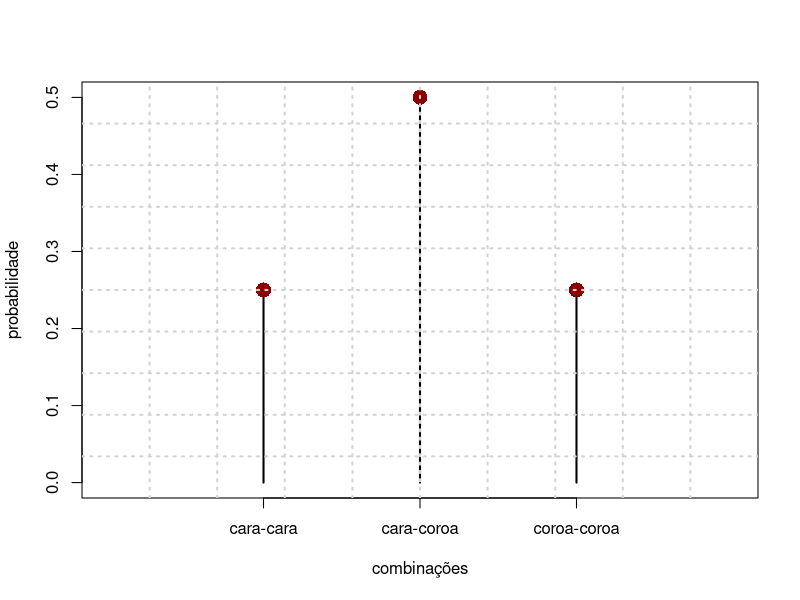
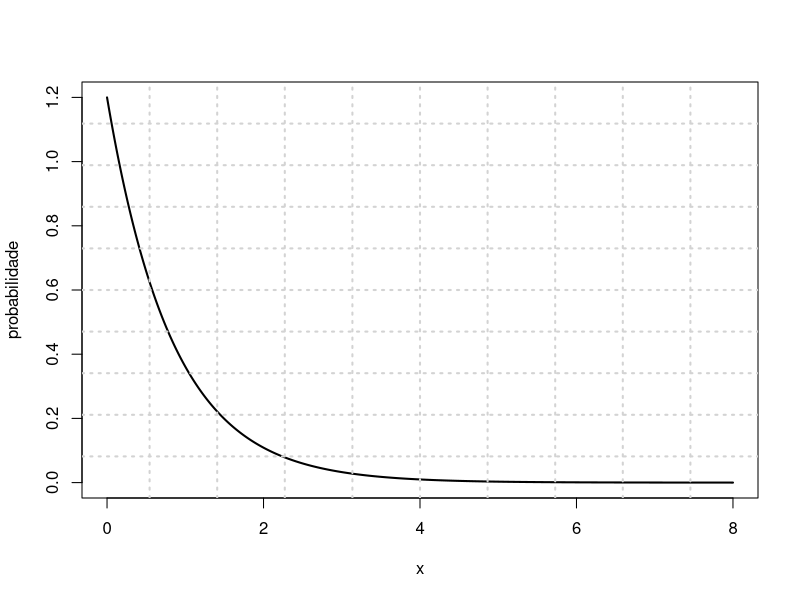
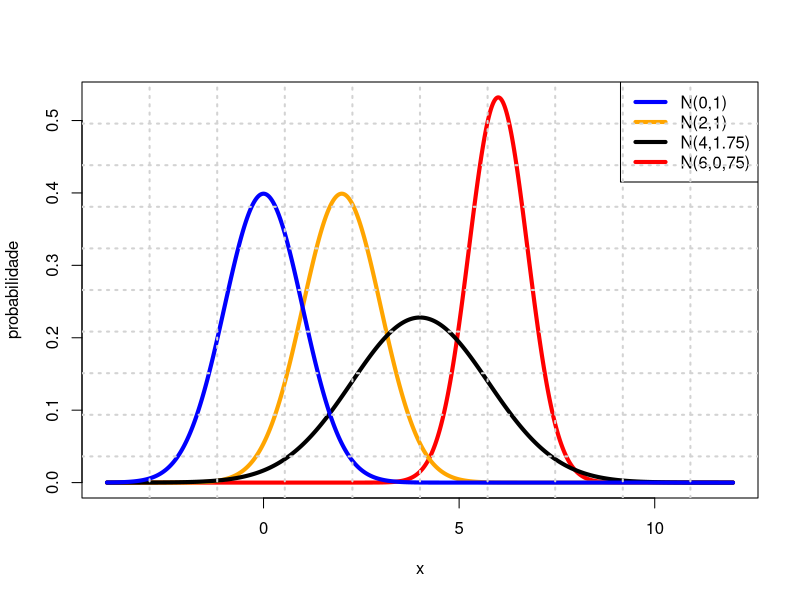
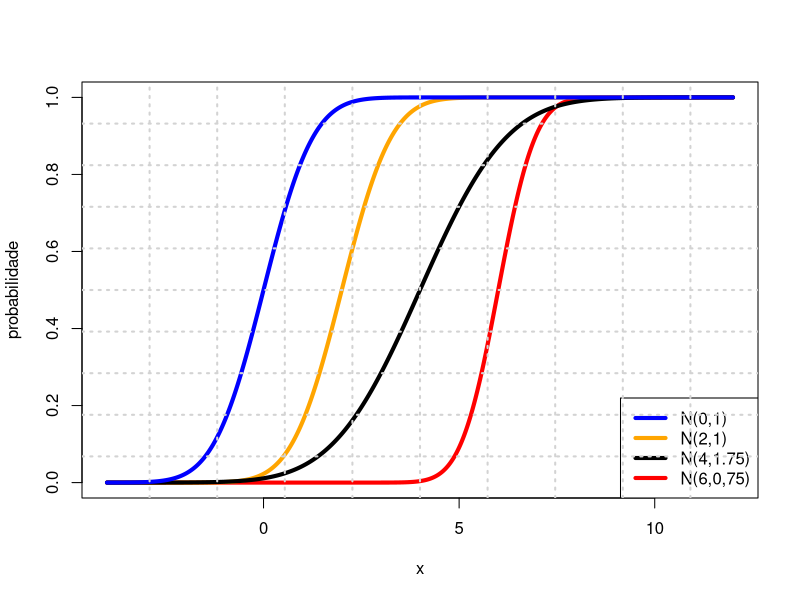
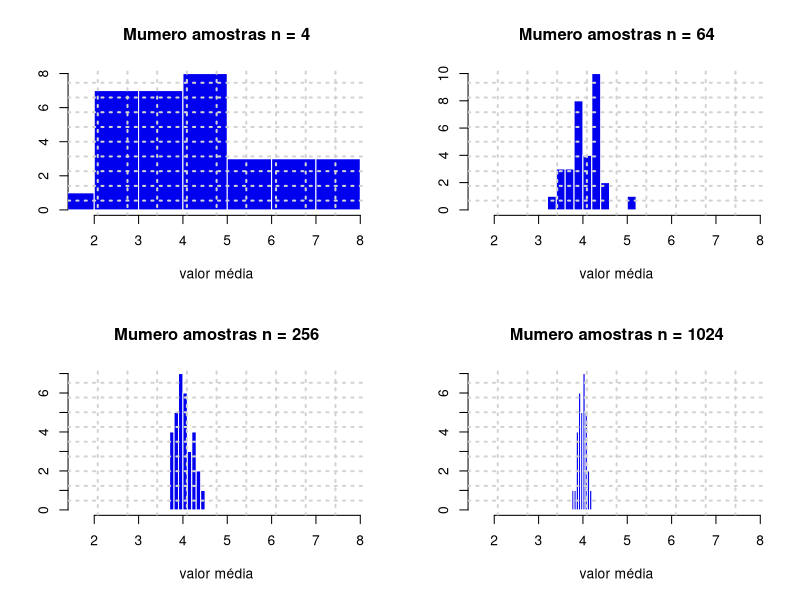
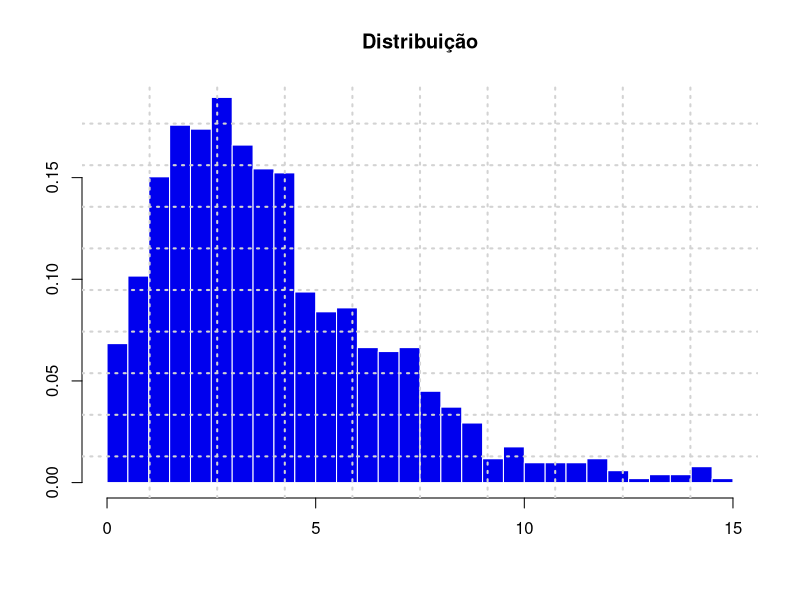

The R source for these figures, in order:
cat("\014")
rm(list = setdiff(ls(), lsf.str()))
# -----------------------------------------------------------------------------
n <-2
p <-1/2
x <-0:2
p <- dbinom(x,size=n,prob=p)
png(file = "../Imagens/prob-discreta-00.png",width = 864, height = 486, 
    units = "px", bg = "transparent")
plot(x,p,type="h",xlim=c(-1,3),ylim=c(0,0.5),lwd=2,col="black",ylab="probabilidade",xlab="combinações",xaxt='n')
axis(1, at=0:2, labels=c("cara-cara","cara-coroa","coroa-coroa"))
points(x,p,pch=16,cex=2,col="dark red")
grid(10,lwd =2)
dev.off()
# -----------------------------------------------------------------------------
x <- seq(from = 0, to = 8, by = 0.01)
p <- dexp(x, rate = 1.2)
png(file = "../Imagens/prob-continua-00.png",width = 864, height = 486, 
    units = "px", bg = "transparent")
plot(x,p,type="l",lwd=2,col="black",ylab="probabilidade",xlab="x")
grid(10,lwd =2)
dev.off()
# -----------------------------------------------------------------------------
x <- seq(from = -4, to = 12, by = 0.01)
y1 <- dnorm(x) 
y2 <- dnorm(x,mean = 2)
y3 <- dnorm(x,mean = 4, sd = 1.75)
y4 <- dnorm(x,mean = 6, sd = 0.75)
png(file = "../Imagens/prob-normal-00.png",width = 864, height = 486,
units = "px", bg = "transparent")
plot(x,y4,type="l",lwd=4,col="red",ylab="probabilidade",xlab="x")
lines(x,y2,type="l",lwd=4,col="orange",ylab="probabilidade",xlab="x")
lines(x,y3,type="l",lwd=4,col="black",ylab="probabilidade",xlab="x")
lines(x,y1,type="l",lwd=4,col="blue",ylab="probabilidade",xlab="x")
legend(x = "topright",          # Position
       legend = c("N(0,1)","N(2,1)","N(4,1.75)", "N(6,0,75)"),  # Legend texts
       lty = c(1,1,1,1),           # Line types
       col = c("blue", "orange","black","red"),           # Line colors
       lwd = 4)   
grid(10,lwd =2)
dev.off()
# -----------------------------------------------------------------------------
x <- seq(from = -4, to = 12, by = 0.01)
y1 <- pnorm(x) 
y2 <- pnorm(x,mean = 2)
y3 <- pnorm(x,mean = 4, sd = 1.75)
y4 <- pnorm(x,mean = 6, sd = 0.75)
png(file = "../Imagens/prob-normal-acum-00.png",width = 864, height = 486,
    units = "px", bg = "transparent")
plot(x,y4,type="l",lwd=4,col="red",ylab="probabilidade",xlab="x")
lines(x,y2,type="l",lwd=4,col="orange",ylab="probabilidade",xlab="x")
lines(x,y3,type="l",lwd=4,col="black",ylab="probabilidade",xlab="x")
lines(x,y1,type="l",lwd=4,col="blue",ylab="probabilidade",xlab="x")
legend(x = "bottomright",          # Position
       legend = c("N(0,1)","N(2,1)","N(4,1.75)", "N(6,0,75)"),  # Legend texts
       lty = c(1,1,1,1),           # Line types
       col = c("blue", "orange","black","red"),           # Line colors
       lwd = 4)   
grid(10,lwd =2)
dev.off()
# -----------------------------------------------------------------------------
nSamples = c(4,64,256,1024)
nRep <- 32
png(file = "../Imagens/erro-padrao-media-00.png",width = 864, height = 486,
    units = "px", bg = "transparent")
par(mfrow=c(2,2))
for (n in nSamples) {
  mp1 <- rep(0, nRep)
  mp2 <- rep(0, nRep)
  mp3 <- rep(0, nRep)
  mp4 <- rep(0, nRep)
  for (k in 1:nRep){  
    p1 <- rnorm(n, mean = 4, sd = 3)
    mp1[k] <- mean(p1)
    p2 <- rexp(n,rate = 2)
    mp2[k] <- mean(p2)
    p3 <- rbeta(n, 2,5)
    mp3[k] <- mean(p3)
    p4 <- rchisq(n, 4)
    mp4[k] <- mean(p4)
  }
  if (n == 4){
    xp4 = c(min(mp4),max(mp4))
  }
  
  hist(mp4,main=sprintf("Mumero amostras n = %d",n), xlim=xp4,
       breaks=8,col = "blue2",ylab="",xlab="valor média",
       border="white")
  grid(10,lwd =2)
}
dev.off()
png(file = "../Imagens/dist-erro-padrao-media-00.png",width = 864, height = 486,
    units = "px", bg = "transparent")
par(mfrow=c(1,1))
hist(p4,main="Distribuição",freq = FALSE,
     breaks=40,col = "blue2",ylab="",xlab="",
     border="white")
grid(10,lwd =2)
dev.off()